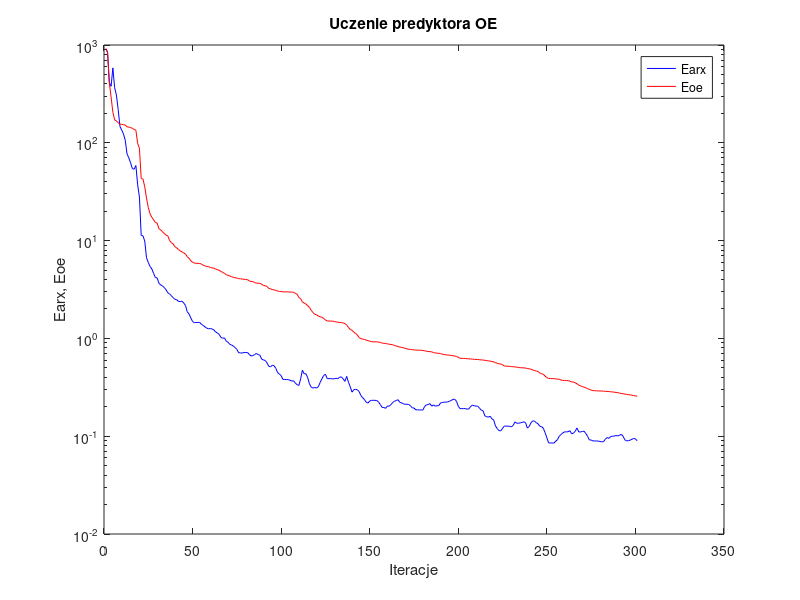
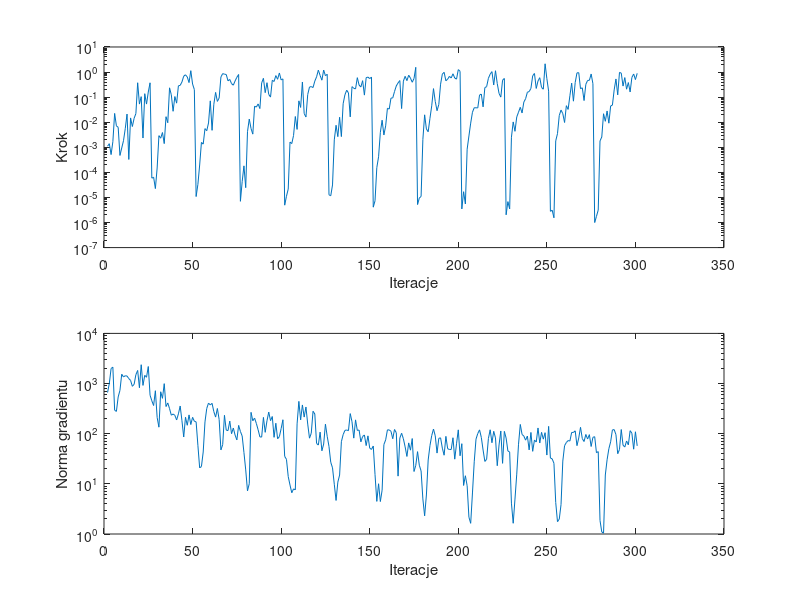

Here is the MATLAB script that generated these plots, in order:
%uczenie predyktora oe
clear all;
n=0; farx(n+1)=9.124009e+002; foe(n+1)=9.193082e+002; wspucz(n+1)=0.000000e+000; ng(n+1)=0.000000e+000;
%odnowa zmiennej metryki
n=1; farx(n+1)=8.452066e+002; foe(n+1)=8.458535e+002; krok(n+1)=1.099965e-003; ng(n+1)=6.617078e+002;
n=2; farx(n+1)=4.162342e+002; foe(n+1)=4.103065e+002; krok(n+1)=1.389400e-003; ng(n+1)=1.004438e+003;
n=3; farx(n+1)=3.779131e+002; foe(n+1)=2.948596e+002; krok(n+1)=5.120833e-004; ng(n+1)=1.993747e+003;
n=4; farx(n+1)=5.833994e+002; foe(n+1)=2.051957e+002; krok(n+1)=1.674853e-003; ng(n+1)=2.119204e+003;
n=5; farx(n+1)=3.660537e+002; foe(n+1)=1.716540e+002; krok(n+1)=2.243330e-002; ng(n+1)=2.945151e+002;
n=6; farx(n+1)=3.078232e+002; foe(n+1)=1.675376e+002; krok(n+1)=7.168595e-003; ng(n+1)=2.784262e+002;
n=7; farx(n+1)=2.191412e+002; foe(n+1)=1.603643e+002; krok(n+1)=6.271232e-003; ng(n+1)=5.405736e+002;
n=8; farx(n+1)=1.469075e+002; foe(n+1)=1.552607e+002; krok(n+1)=4.723236e-004; ng(n+1)=7.313167e+002;
n=9; farx(n+1)=1.348823e+002; foe(n+1)=1.542333e+002; krok(n+1)=9.349870e-004; ng(n+1)=1.535652e+003;
n=10; farx(n+1)=1.231347e+002; foe(n+1)=1.533465e+002; krok(n+1)=1.830478e-003; ng(n+1)=1.351781e+003;
n=11; farx(n+1)=1.061866e+002; foe(n+1)=1.519679e+002; krok(n+1)=5.548179e-003; ng(n+1)=1.431171e+003;
n=12; farx(n+1)=7.686030e+001; foe(n+1)=1.456730e+002; krok(n+1)=2.113198e-002; ng(n+1)=1.411789e+003;
n=13; farx(n+1)=7.019773e+001; foe(n+1)=1.445114e+002; krok(n+1)=3.276764e-004; ng(n+1)=1.255199e+003;
n=14; farx(n+1)=6.249809e+001; foe(n+1)=1.431092e+002; krok(n+1)=1.483652e-002; ng(n+1)=1.154694e+003;
n=15; farx(n+1)=5.435691e+001; foe(n+1)=1.406358e+002; krok(n+1)=6.728198e-003; ng(n+1)=8.808414e+002;
n=16; farx(n+1)=5.373861e+001; foe(n+1)=1.371116e+002; krok(n+1)=1.430505e-002; ng(n+1)=9.643809e+002;
n=17; farx(n+1)=5.858610e+001; foe(n+1)=1.342661e+002; krok(n+1)=2.223039e-002; ng(n+1)=1.503369e+003;
n=18; farx(n+1)=3.710230e+001; foe(n+1)=9.848825e+001; krok(n+1)=3.745525e-001; ng(n+1)=1.825688e+003;
n=19; farx(n+1)=2.790246e+001; foe(n+1)=8.812562e+001; krok(n+1)=5.286105e-002; ng(n+1)=8.245883e+002;
n=20; farx(n+1)=1.131737e+001; foe(n+1)=4.314818e+001; krok(n+1)=1.046461e-001; ng(n+1)=2.374131e+003;
n=21; farx(n+1)=1.118212e+001; foe(n+1)=4.256667e+001; krok(n+1)=2.343664e-003; ng(n+1)=9.185173e+002;
n=22; farx(n+1)=9.882762e+000; foe(n+1)=3.549618e+001; krok(n+1)=1.372911e-001; ng(n+1)=1.457008e+003;
n=23; farx(n+1)=6.666150e+000; foe(n+1)=2.720693e+001; krok(n+1)=5.286105e-002; ng(n+1)=1.334543e+003;
n=24; farx(n+1)=5.974507e+000; foe(n+1)=2.179768e+001; krok(n+1)=1.600146e-001; ng(n+1)=2.185637e+003;
n=25; farx(n+1)=5.434551e+000; foe(n+1)=1.879942e+001; krok(n+1)=3.730916e-001; ng(n+1)=5.847933e+002;
%odnowa zmiennej metryki
n=26; farx(n+1)=5.135372e+000; foe(n+1)=1.729218e+001; krok(n+1)=5.864031e-005; ng(n+1)=4.531188e+002;
n=27; farx(n+1)=4.617660e+000; foe(n+1)=1.632226e+001; krok(n+1)=6.435256e-005; ng(n+1)=3.644903e+002;
n=28; farx(n+1)=4.183281e+000; foe(n+1)=1.531423e+001; krok(n+1)=2.253084e-005; ng(n+1)=7.194727e+002;
n=29; farx(n+1)=4.155015e+000; foe(n+1)=1.510639e+001; krok(n+1)=1.496273e-004; ng(n+1)=2.104448e+002;
n=30; farx(n+1)=3.664494e+000; foe(n+1)=1.319737e+001; krok(n+1)=2.914778e-003; ng(n+1)=1.349300e+002;
n=31; farx(n+1)=3.521574e+000; foe(n+1)=1.289845e+001; krok(n+1)=2.305594e-003; ng(n+1)=6.857161e+002;
n=32; farx(n+1)=3.445149e+000; foe(n+1)=1.232550e+001; krok(n+1)=3.878835e-003; ng(n+1)=5.072188e+002;
n=33; farx(n+1)=3.315313e+000; foe(n+1)=1.183819e+001; krok(n+1)=1.402097e-003; ng(n+1)=9.952703e+002;
n=34; farx(n+1)=3.146273e+000; foe(n+1)=1.138193e+001; krok(n+1)=1.661484e-002; ng(n+1)=3.479824e+002;
n=35; farx(n+1)=2.929254e+000; foe(n+1)=1.120727e+001; krok(n+1)=9.522959e-003; ng(n+1)=4.101135e+002;
n=36; farx(n+1)=2.845889e+000; foe(n+1)=1.003579e+001; krok(n+1)=2.353350e-001; ng(n+1)=3.165667e+002;
n=37; farx(n+1)=2.739669e+000; foe(n+1)=9.521602e+000; krok(n+1)=1.234039e-001; ng(n+1)=2.337924e+002;
n=38; farx(n+1)=2.612815e+000; foe(n+1)=9.275615e+000; krok(n+1)=2.729179e-002; ng(n+1)=2.469004e+002;
n=39; farx(n+1)=2.514975e+000; foe(n+1)=8.664039e+000; krok(n+1)=1.057221e-001; ng(n+1)=2.324268e+002;
n=40; farx(n+1)=2.489760e+000; foe(n+1)=8.455420e+000; krok(n+1)=5.753341e-002; ng(n+1)=1.877210e+002;
n=41; farx(n+1)=2.394446e+000; foe(n+1)=8.109656e+000; krok(n+1)=2.828655e-001; ng(n+1)=2.486900e+002;
n=42; farx(n+1)=2.379458e+000; foe(n+1)=7.859480e+000; krok(n+1)=2.948231e-001; ng(n+1)=3.564169e+002;
n=43; farx(n+1)=2.400730e+000; foe(n+1)=7.667677e+000; krok(n+1)=4.027995e-001; ng(n+1)=1.816270e+002;
n=44; farx(n+1)=2.302558e+000; foe(n+1)=7.495849e+000; krok(n+1)=6.855549e-001; ng(n+1)=8.595969e+001;
n=45; farx(n+1)=2.169251e+000; foe(n+1)=7.261863e+000; krok(n+1)=7.783923e-001; ng(n+1)=2.130545e+002;
n=46; farx(n+1)=1.869860e+000; foe(n+1)=6.845413e+000; krok(n+1)=6.400584e-001; ng(n+1)=1.472710e+002;
n=47; farx(n+1)=1.777599e+000; foe(n+1)=6.599684e+000; krok(n+1)=3.805404e-001; ng(n+1)=2.371485e+002;
n=48; farx(n+1)=1.617708e+000; foe(n+1)=6.221516e+000; krok(n+1)=1.136048e+000; ng(n+1)=1.521046e+002;
n=49; farx(n+1)=1.489700e+000; foe(n+1)=6.005808e+000; krok(n+1)=3.337224e-001; ng(n+1)=2.120966e+002;
n=50; farx(n+1)=1.448984e+000; foe(n+1)=5.897575e+000; krok(n+1)=2.002215e-001; ng(n+1)=1.769402e+002;
%odnowa zmiennej metryki
n=51; farx(n+1)=1.454283e+000; foe(n+1)=5.862118e+000; krok(n+1)=1.085468e-005; ng(n+1)=1.721824e+002;
n=52; farx(n+1)=1.456943e+000; foe(n+1)=5.846926e+000; krok(n+1)=3.307838e-005; ng(n+1)=5.871930e+001;
n=53; farx(n+1)=1.456068e+000; foe(n+1)=5.837485e+000; krok(n+1)=1.966794e-004; ng(n+1)=2.080894e+001;
n=54; farx(n+1)=1.394190e+000; foe(n+1)=5.760389e+000; krok(n+1)=1.567808e-003; ng(n+1)=2.216150e+001;
n=55; farx(n+1)=1.356643e+000; foe(n+1)=5.601588e+000; krok(n+1)=1.336585e-003; ng(n+1)=4.320395e+001;
n=56; farx(n+1)=1.311112e+000; foe(n+1)=5.512417e+000; krok(n+1)=5.557598e-003; ng(n+1)=1.719741e+002;
n=57; farx(n+1)=1.272631e+000; foe(n+1)=5.439686e+000; krok(n+1)=4.573216e-003; ng(n+1)=3.188734e+002;
n=58; farx(n+1)=1.254355e+000; foe(n+1)=5.410467e+000; krok(n+1)=9.326355e-003; ng(n+1)=4.076263e+002;
n=59; farx(n+1)=1.263371e+000; foe(n+1)=5.321893e+000; krok(n+1)=7.115888e-002; ng(n+1)=3.742186e+002;
n=60; farx(n+1)=1.247027e+000; foe(n+1)=5.256971e+000; krok(n+1)=4.743100e-003; ng(n+1)=4.029658e+002;
n=61; farx(n+1)=1.223984e+000; foe(n+1)=5.228867e+000; krok(n+1)=5.214880e-002; ng(n+1)=2.751917e+002;
n=62; farx(n+1)=1.163600e+000; foe(n+1)=5.123681e+000; krok(n+1)=1.545805e-001; ng(n+1)=2.143158e+002;
n=63; farx(n+1)=1.135985e+000; foe(n+1)=5.043057e+000; krok(n+1)=6.754317e-002; ng(n+1)=3.185071e+002;
n=64; farx(n+1)=1.101740e+000; foe(n+1)=4.977643e+000; krok(n+1)=9.228634e-002; ng(n+1)=1.917536e+002;
n=65; farx(n+1)=1.023411e+000; foe(n+1)=4.825245e+000; krok(n+1)=6.367965e-001; ng(n+1)=4.753407e+001;
n=66; farx(n+1)=1.003939e+000; foe(n+1)=4.737029e+000; krok(n+1)=8.670260e-001; ng(n+1)=6.051028e+001;
n=67; farx(n+1)=1.011343e+000; foe(n+1)=4.627769e+000; krok(n+1)=8.224396e-001; ng(n+1)=2.329283e+002;
n=68; farx(n+1)=9.386953e-001; foe(n+1)=4.476794e+000; krok(n+1)=8.008859e-001; ng(n+1)=1.178758e+002;
n=69; farx(n+1)=9.126593e-001; foe(n+1)=4.422991e+000; krok(n+1)=4.467816e-001; ng(n+1)=1.152105e+002;
n=70; farx(n+1)=8.704556e-001; foe(n+1)=4.344800e+000; krok(n+1)=5.076342e-001; ng(n+1)=1.781979e+002;
n=71; farx(n+1)=8.557797e-001; foe(n+1)=4.278403e+000; krok(n+1)=3.457398e-001; ng(n+1)=1.000198e+002;
n=72; farx(n+1)=8.352346e-001; foe(n+1)=4.212695e+000; krok(n+1)=2.994846e-001; ng(n+1)=1.296695e+002;
n=73; farx(n+1)=8.062845e-001; foe(n+1)=4.175950e+000; krok(n+1)=4.429363e-001; ng(n+1)=9.372962e+001;
n=74; farx(n+1)=7.732131e-001; foe(n+1)=4.138488e+000; krok(n+1)=6.182030e-001; ng(n+1)=7.524667e+001;
n=75; farx(n+1)=7.130548e-001; foe(n+1)=4.081684e+000; krok(n+1)=8.006816e-001; ng(n+1)=1.464973e+002;
%odnowa zmiennej metryki
n=76; farx(n+1)=7.120424e-001; foe(n+1)=4.075084e+000; krok(n+1)=7.010971e-006; ng(n+1)=1.110582e+002;
n=77; farx(n+1)=7.066755e-001; foe(n+1)=4.045201e+000; krok(n+1)=4.254517e-005; ng(n+1)=8.983735e+001;
n=78; farx(n+1)=7.185321e-001; foe(n+1)=4.018441e+000; krok(n+1)=1.818449e-004; ng(n+1)=4.206527e+001;
n=79; farx(n+1)=7.177941e-001; foe(n+1)=4.017469e+000; krok(n+1)=2.454539e-005; ng(n+1)=1.896489e+001;
n=80; farx(n+1)=7.167442e-001; foe(n+1)=3.990421e+000; krok(n+1)=4.189449e-003; ng(n+1)=7.252703e+000;
n=81; farx(n+1)=6.863682e-001; foe(n+1)=3.866707e+000; krok(n+1)=1.333847e-002; ng(n+1)=1.005171e+001;
n=82; farx(n+1)=6.607650e-001; foe(n+1)=3.823918e+000; krok(n+1)=5.608389e-003; ng(n+1)=2.665840e+002;
n=83; farx(n+1)=6.673491e-001; foe(n+1)=3.814301e+000; krok(n+1)=3.350038e-003; ng(n+1)=1.808723e+002;
n=84; farx(n+1)=6.821635e-001; foe(n+1)=3.720779e+000; krok(n+1)=4.346837e-002; ng(n+1)=2.046971e+002;
n=85; farx(n+1)=7.015497e-001; foe(n+1)=3.681035e+000; krok(n+1)=4.016132e-002; ng(n+1)=1.601624e+002;
n=86; farx(n+1)=6.839213e-001; foe(n+1)=3.670042e+000; krok(n+1)=5.359529e-002; ng(n+1)=1.196247e+002;
n=87; farx(n+1)=6.736923e-001; foe(n+1)=3.656586e+000; krok(n+1)=3.500452e-002; ng(n+1)=8.630717e+001;
n=88; farx(n+1)=6.144077e-001; foe(n+1)=3.574298e+000; krok(n+1)=3.691454e-001; ng(n+1)=8.561850e+001;
n=89; farx(n+1)=6.022282e-001; foe(n+1)=3.483441e+000; krok(n+1)=5.631821e-001; ng(n+1)=2.114625e+002;
n=90; farx(n+1)=5.944602e-001; foe(n+1)=3.450416e+000; krok(n+1)=1.507961e-001; ng(n+1)=1.064521e+002;
n=91; farx(n+1)=5.640561e-001; foe(n+1)=3.395136e+000; krok(n+1)=3.768236e-001; ng(n+1)=1.808639e+002;
n=92; farx(n+1)=5.191857e-001; foe(n+1)=3.240657e+000; krok(n+1)=1.283575e-001; ng(n+1)=2.700399e+002;
n=93; farx(n+1)=5.117561e-001; foe(n+1)=3.215754e+000; krok(n+1)=1.005379e-001; ng(n+1)=1.822199e+002;
n=94; farx(n+1)=5.324170e-001; foe(n+1)=3.163088e+000; krok(n+1)=4.698917e-001; ng(n+1)=2.201815e+002;
n=95; farx(n+1)=5.255042e-001; foe(n+1)=3.135991e+000; krok(n+1)=4.208968e-001; ng(n+1)=8.464787e+001;
n=96; farx(n+1)=4.943440e-001; foe(n+1)=3.094821e+000; krok(n+1)=7.228765e-001; ng(n+1)=1.617240e+002;
n=97; farx(n+1)=4.465580e-001; foe(n+1)=3.049457e+000; krok(n+1)=5.154350e-001; ng(n+1)=7.926106e+001;
n=98; farx(n+1)=4.325721e-001; foe(n+1)=3.024321e+000; krok(n+1)=9.205345e-001; ng(n+1)=8.746084e+001;
n=99; farx(n+1)=4.159345e-001; foe(n+1)=3.008441e+000; krok(n+1)=4.870112e-001; ng(n+1)=1.266975e+002;
n=100; farx(n+1)=3.806394e-001; foe(n+1)=2.992317e+000; krok(n+1)=5.341966e-001; ng(n+1)=1.897295e+002;
%odnowa zmiennej metryki
n=101; farx(n+1)=3.803472e-001; foe(n+1)=2.991739e+000; krok(n+1)=4.918121e-006; ng(n+1)=3.524606e+001;
n=102; farx(n+1)=3.796929e-001; foe(n+1)=2.990443e+000; krok(n+1)=1.115447e-005; ng(n+1)=3.084285e+001;
n=103; farx(n+1)=3.787018e-001; foe(n+1)=2.990016e+000; krok(n+1)=2.170937e-005; ng(n+1)=1.395412e+001;
n=104; farx(n+1)=3.736539e-001; foe(n+1)=2.978442e+000; krok(n+1)=1.612540e-003; ng(n+1)=9.462508e+000;
n=105; farx(n+1)=3.660053e-001; foe(n+1)=2.973061e+000; krok(n+1)=1.402097e-003; ng(n+1)=6.644828e+000;
n=106; farx(n+1)=3.693729e-001; foe(n+1)=2.962263e+000; krok(n+1)=2.957764e-003; ng(n+1)=7.937530e+000;
n=107; farx(n+1)=3.489546e-001; foe(n+1)=2.887378e+000; krok(n+1)=1.688698e-002; ng(n+1)=7.591474e+000;
n=108; farx(n+1)=3.364969e-001; foe(n+1)=2.836698e+000; krok(n+1)=5.162776e-003; ng(n+1)=1.572425e+002;
n=109; farx(n+1)=3.305593e-001; foe(n+1)=2.617370e+000; krok(n+1)=7.115888e-002; ng(n+1)=4.411260e+002;
n=110; farx(n+1)=3.853805e-001; foe(n+1)=2.549481e+000; krok(n+1)=3.882853e-002; ng(n+1)=1.886397e+002;
n=111; farx(n+1)=4.735535e-001; foe(n+1)=2.362039e+000; krok(n+1)=4.015963e-001; ng(n+1)=3.742658e+002;
n=112; farx(n+1)=4.347823e-001; foe(n+1)=2.298908e+000; krok(n+1)=2.219272e-002; ng(n+1)=2.145144e+002;
n=113; farx(n+1)=4.347664e-001; foe(n+1)=2.245075e+000; krok(n+1)=1.613394e-002; ng(n+1)=3.405274e+002;
n=114; farx(n+1)=3.957717e-001; foe(n+1)=2.158672e+000; krok(n+1)=1.271551e-001; ng(n+1)=1.556958e+002;
n=115; farx(n+1)=3.425768e-001; foe(n+1)=2.070210e+000; krok(n+1)=2.522670e-001; ng(n+1)=8.139276e+001;
n=116; farx(n+1)=3.165899e-001; foe(n+1)=1.933495e+000; krok(n+1)=2.640676e-001; ng(n+1)=1.020981e+002;
n=117; farx(n+1)=3.108871e-001; foe(n+1)=1.836400e+000; krok(n+1)=2.409855e-001; ng(n+1)=2.802695e+002;
n=118; farx(n+1)=3.148597e-001; foe(n+1)=1.768342e+000; krok(n+1)=4.353621e-001; ng(n+1)=2.469486e+002;
n=119; farx(n+1)=3.106551e-001; foe(n+1)=1.737864e+000; krok(n+1)=6.446279e-001; ng(n+1)=6.404064e+001;
n=120; farx(n+1)=3.210151e-001; foe(n+1)=1.693685e+000; krok(n+1)=1.192577e+000; ng(n+1)=5.933744e+001;
n=121; farx(n+1)=3.539864e-001; foe(n+1)=1.661875e+000; krok(n+1)=7.310195e-001; ng(n+1)=1.074789e+002;
n=122; farx(n+1)=3.865575e-001; foe(n+1)=1.645958e+000; krok(n+1)=4.741921e-001; ng(n+1)=4.562671e+001;
n=123; farx(n+1)=4.172618e-001; foe(n+1)=1.597904e+000; krok(n+1)=1.202875e+000; ng(n+1)=6.215504e+001;
n=124; farx(n+1)=4.298071e-001; foe(n+1)=1.547562e+000; krok(n+1)=7.113726e-001; ng(n+1)=1.548769e+002;
n=125; farx(n+1)=3.884018e-001; foe(n+1)=1.507669e+000; krok(n+1)=8.179879e-001; ng(n+1)=8.866710e+001;
%odnowa zmiennej metryki
n=126; farx(n+1)=3.880078e-001; foe(n+1)=1.504320e+000; krok(n+1)=1.272730e-005; ng(n+1)=5.584352e+001;
n=127; farx(n+1)=3.876885e-001; foe(n+1)=1.503518e+000; krok(n+1)=1.168301e-005; ng(n+1)=2.696578e+001;
n=128; farx(n+1)=3.861763e-001; foe(n+1)=1.502591e+000; krok(n+1)=3.145966e-005; ng(n+1)=2.086322e+001;
n=129; farx(n+1)=3.863340e-001; foe(n+1)=1.489029e+000; krok(n+1)=1.983052e-003; ng(n+1)=9.824948e+000;
n=130; farx(n+1)=3.910832e-001; foe(n+1)=1.472215e+000; krok(n+1)=7.557177e-003; ng(n+1)=4.667624e+000;
n=131; farx(n+1)=3.871335e-001; foe(n+1)=1.468354e+000; krok(n+1)=2.659087e-003; ng(n+1)=1.082232e+001;
n=132; farx(n+1)=4.007395e-001; foe(n+1)=1.453891e+000; krok(n+1)=1.576669e-002; ng(n+1)=1.496951e+001;
n=133; farx(n+1)=4.039358e-001; foe(n+1)=1.449516e+000; krok(n+1)=2.673171e-003; ng(n+1)=6.929094e+001;
n=134; farx(n+1)=3.860897e-001; foe(n+1)=1.440402e+000; krok(n+1)=5.465714e-002; ng(n+1)=9.588583e+001;
n=135; farx(n+1)=3.637452e-001; foe(n+1)=1.417294e+000; krok(n+1)=1.237945e-001; ng(n+1)=1.163354e+002;
n=136; farx(n+1)=4.090358e-001; foe(n+1)=1.372738e+000; krok(n+1)=1.892883e-001; ng(n+1)=1.186170e+002;
n=137; farx(n+1)=3.560329e-001; foe(n+1)=1.293000e+000; krok(n+1)=1.478545e-001; ng(n+1)=1.149116e+002;
n=138; farx(n+1)=3.205769e-001; foe(n+1)=1.233338e+000; krok(n+1)=1.632237e-002; ng(n+1)=2.515588e+002;
n=139; farx(n+1)=2.823139e-001; foe(n+1)=1.211036e+000; krok(n+1)=2.625380e-001; ng(n+1)=1.730589e+002;
n=140; farx(n+1)=2.981705e-001; foe(n+1)=1.160058e+000; krok(n+1)=2.250273e-001; ng(n+1)=8.157964e+001;
n=141; farx(n+1)=3.023152e-001; foe(n+1)=1.123738e+000; krok(n+1)=2.134155e-001; ng(n+1)=1.886907e+002;
n=142; farx(n+1)=2.981092e-001; foe(n+1)=1.084922e+000; krok(n+1)=5.976464e-001; ng(n+1)=1.159853e+002;
n=143; farx(n+1)=2.868586e-001; foe(n+1)=1.022054e+000; krok(n+1)=3.035584e-001; ng(n+1)=1.184900e+002;
n=144; farx(n+1)=2.607459e-001; foe(n+1)=9.940135e-001; krok(n+1)=2.538306e-001; ng(n+1)=6.884209e+001;
n=145; farx(n+1)=2.475794e-001; foe(n+1)=9.837735e-001; krok(n+1)=4.536903e-001; ng(n+1)=8.803050e+001;
n=146; farx(n+1)=2.376590e-001; foe(n+1)=9.757822e-001; krok(n+1)=1.204927e-001; ng(n+1)=9.431452e+001;
n=147; farx(n+1)=2.226137e-001; foe(n+1)=9.613132e-001; krok(n+1)=6.000244e-001; ng(n+1)=5.793003e+001;
n=148; farx(n+1)=2.179261e-001; foe(n+1)=9.484073e-001; krok(n+1)=6.305900e-001; ng(n+1)=9.053300e+001;
n=149; farx(n+1)=2.290698e-001; foe(n+1)=9.368464e-001; krok(n+1)=5.481842e-001; ng(n+1)=5.150908e+001;
n=150; farx(n+1)=2.327072e-001; foe(n+1)=9.256273e-001; krok(n+1)=6.305900e-001; ng(n+1)=4.858321e+001;
%odnowa zmiennej metryki
n=151; farx(n+1)=2.326544e-001; foe(n+1)=9.228151e-001; krok(n+1)=4.091259e-006; ng(n+1)=5.686967e+001;
n=152; farx(n+1)=2.326659e-001; foe(n+1)=9.226486e-001; krok(n+1)=7.381362e-006; ng(n+1)=1.525653e+001;
n=153; farx(n+1)=2.315013e-001; foe(n+1)=9.222191e-001; krok(n+1)=1.540600e-004; ng(n+1)=4.472011e+000;
n=154; farx(n+1)=2.233597e-001; foe(n+1)=9.173734e-001; krok(n+1)=4.187548e-004; ng(n+1)=1.004983e+001;
n=155; farx(n+1)=2.107458e-001; foe(n+1)=9.105433e-001; krok(n+1)=3.937497e-003; ng(n+1)=4.437810e+000;
n=156; farx(n+1)=1.969335e-001; foe(n+1)=8.943423e-001; krok(n+1)=1.203834e-002; ng(n+1)=7.495922e+000;
n=157; farx(n+1)=1.964252e-001; foe(n+1)=8.916160e-001; krok(n+1)=3.096185e-003; ng(n+1)=6.068474e+001;
n=158; farx(n+1)=1.928938e-001; foe(n+1)=8.863290e-001; krok(n+1)=7.145002e-003; ng(n+1)=7.535971e+001;
n=159; farx(n+1)=2.038558e-001; foe(n+1)=8.790712e-001; krok(n+1)=3.607652e-002; ng(n+1)=1.192353e+002;
n=160; farx(n+1)=2.022982e-001; foe(n+1)=8.723687e-001; krok(n+1)=3.339713e-002; ng(n+1)=1.188137e+002;
n=161; farx(n+1)=2.105713e-001; foe(n+1)=8.651326e-001; krok(n+1)=9.137743e-002; ng(n+1)=1.117764e+002;
n=162; farx(n+1)=2.213603e-001; foe(n+1)=8.601472e-001; krok(n+1)=9.327289e-002; ng(n+1)=7.932055e+001;
n=163; farx(n+1)=2.281218e-001; foe(n+1)=8.460561e-001; krok(n+1)=1.674643e-001; ng(n+1)=1.212859e+002;
n=164; farx(n+1)=2.316335e-001; foe(n+1)=8.353914e-001; krok(n+1)=2.800362e-001; ng(n+1)=1.046369e+002;
n=165; farx(n+1)=2.362404e-001; foe(n+1)=8.264202e-001; krok(n+1)=3.691454e-001; ng(n+1)=1.425660e+001;
n=166; farx(n+1)=2.213603e-001; foe(n+1)=8.141700e-001; krok(n+1)=4.590250e-001; ng(n+1)=8.189598e+001;
n=167; farx(n+1)=2.193343e-001; foe(n+1)=8.104261e-001; krok(n+1)=3.497807e-002; ng(n+1)=1.021061e+002;
n=168; farx(n+1)=2.145209e-001; foe(n+1)=8.008854e-001; krok(n+1)=4.363710e-001; ng(n+1)=7.928852e+001;
n=169; farx(n+1)=2.118318e-001; foe(n+1)=7.918838e-001; krok(n+1)=6.762233e-001; ng(n+1)=5.441342e+001;
n=170; farx(n+1)=2.123774e-001; foe(n+1)=7.811298e-001; krok(n+1)=4.544515e-001; ng(n+1)=3.517731e+001;
n=171; farx(n+1)=2.111165e-001; foe(n+1)=7.742098e-001; krok(n+1)=7.491049e-001; ng(n+1)=6.559020e+001;
n=172; farx(n+1)=2.046602e-001; foe(n+1)=7.709393e-001; krok(n+1)=5.714050e-001; ng(n+1)=4.696208e+001;
n=173; farx(n+1)=1.952570e-001; foe(n+1)=7.668957e-001; krok(n+1)=3.923690e-001; ng(n+1)=8.005430e+001;
n=174; farx(n+1)=1.942594e-001; foe(n+1)=7.643535e-001; krok(n+1)=5.520515e-001; ng(n+1)=1.762751e+001;
n=175; farx(n+1)=1.861942e-001; foe(n+1)=7.589014e-001; krok(n+1)=1.545005e+000; ng(n+1)=2.335773e+001;
%odnowa zmiennej metryki
n=176; farx(n+1)=1.860319e-001; foe(n+1)=7.579750e-001; krok(n+1)=5.201888e-006; ng(n+1)=4.389555e+001;
n=177; farx(n+1)=1.858068e-001; foe(n+1)=7.574526e-001; krok(n+1)=9.451001e-006; ng(n+1)=2.352061e+001;
n=178; farx(n+1)=1.854258e-001; foe(n+1)=7.570816e-001; krok(n+1)=1.095376e-005; ng(n+1)=1.809043e+001;
n=179; farx(n+1)=1.850970e-001; foe(n+1)=7.540430e-001; krok(n+1)=2.032662e-003; ng(n+1)=5.006762e+000;
n=180; farx(n+1)=2.014401e-001; foe(n+1)=7.470800e-001; krok(n+1)=1.971968e-002; ng(n+1)=2.301766e+000;
n=181; farx(n+1)=2.091115e-001; foe(n+1)=7.391034e-001; krok(n+1)=5.381741e-003; ng(n+1)=5.998151e+000;
n=182; farx(n+1)=2.106954e-001; foe(n+1)=7.353823e-001; krok(n+1)=4.161987e-003; ng(n+1)=2.989773e+001;
n=183; farx(n+1)=2.155188e-001; foe(n+1)=7.314766e-001; krok(n+1)=1.417782e-002; ng(n+1)=5.762241e+001;
n=184; farx(n+1)=2.030800e-001; foe(n+1)=7.285546e-001; krok(n+1)=4.502187e-002; ng(n+1)=9.167004e+001;
n=185; farx(n+1)=2.088513e-001; foe(n+1)=7.162942e-001; krok(n+1)=2.186494e-001; ng(n+1)=1.238345e+002;
n=186; farx(n+1)=2.029595e-001; foe(n+1)=7.097071e-001; krok(n+1)=6.741320e-002; ng(n+1)=9.028245e+001;
n=187; farx(n+1)=2.048840e-001; foe(n+1)=7.063024e-001; krok(n+1)=2.876670e-002; ng(n+1)=4.106825e+001;
n=188; farx(n+1)=2.056444e-001; foe(n+1)=7.044283e-001; krok(n+1)=5.055608e-002; ng(n+1)=8.075727e+001;
n=189; farx(n+1)=2.189037e-001; foe(n+1)=6.997411e-001; krok(n+1)=3.287969e-001; ng(n+1)=8.269235e+001;
n=190; farx(n+1)=2.216122e-001; foe(n+1)=6.891975e-001; krok(n+1)=8.300996e-001; ng(n+1)=5.146515e+001;
n=191; farx(n+1)=2.224917e-001; foe(n+1)=6.838413e-001; krok(n+1)=9.763190e-001; ng(n+1)=3.723557e+001;
n=192; farx(n+1)=2.233396e-001; foe(n+1)=6.792345e-001; krok(n+1)=4.485036e-001; ng(n+1)=8.852869e+001;
n=193; farx(n+1)=2.240539e-001; foe(n+1)=6.764445e-001; krok(n+1)=5.226535e-001; ng(n+1)=5.013184e+001;
n=194; farx(n+1)=2.279111e-001; foe(n+1)=6.732021e-001; krok(n+1)=6.751168e-001; ng(n+1)=4.844067e+001;
n=195; farx(n+1)=2.314780e-001; foe(n+1)=6.701525e-001; krok(n+1)=5.810114e-001; ng(n+1)=4.828423e+001;
n=196; farx(n+1)=2.382226e-001; foe(n+1)=6.650541e-001; krok(n+1)=8.536620e-001; ng(n+1)=8.303354e+001;
n=197; farx(n+1)=2.387269e-001; foe(n+1)=6.594923e-001; krok(n+1)=5.779335e-001; ng(n+1)=3.106796e+001;
n=198; farx(n+1)=2.272336e-001; foe(n+1)=6.540317e-001; krok(n+1)=5.226535e-001; ng(n+1)=6.288160e+001;
n=199; farx(n+1)=2.022095e-001; foe(n+1)=6.399503e-001; krok(n+1)=1.252846e+000; ng(n+1)=1.193276e+002;
n=200; farx(n+1)=1.914161e-001; foe(n+1)=6.257708e-001; krok(n+1)=1.078288e+000; ng(n+1)=3.629901e+001;
%odnowa zmiennej metryki
n=201; farx(n+1)=1.915021e-001; foe(n+1)=6.244204e-001; krok(n+1)=3.483285e-006; ng(n+1)=6.320846e+001;
n=202; farx(n+1)=1.915892e-001; foe(n+1)=6.242820e-001; krok(n+1)=1.693219e-005; ng(n+1)=9.283802e+000;
n=203; farx(n+1)=1.917002e-001; foe(n+1)=6.241154e-001; krok(n+1)=5.492312e-006; ng(n+1)=1.451000e+001;
n=204; farx(n+1)=1.887698e-001; foe(n+1)=6.189154e-001; krok(n+1)=8.398512e-004; ng(n+1)=9.160168e+000;
n=205; farx(n+1)=1.905777e-001; foe(n+1)=6.181795e-001; krok(n+1)=2.827499e-003; ng(n+1)=2.163671e+000;
n=206; farx(n+1)=2.017357e-001; foe(n+1)=6.165513e-001; krok(n+1)=9.195867e-003; ng(n+1)=1.633529e+000;
n=207; farx(n+1)=2.081750e-001; foe(n+1)=6.135310e-001; krok(n+1)=2.502768e-002; ng(n+1)=6.581686e+000;
n=208; farx(n+1)=2.043027e-001; foe(n+1)=6.105433e-001; krok(n+1)=3.789541e-002; ng(n+1)=2.755629e+001;
n=209; farx(n+1)=2.033532e-001; foe(n+1)=6.097942e-001; krok(n+1)=3.757462e-002; ng(n+1)=7.799805e+001;
n=210; farx(n+1)=2.027214e-001; foe(n+1)=6.085684e-001; krok(n+1)=3.722882e-002; ng(n+1)=1.008119e+002;
n=211; farx(n+1)=1.929011e-001; foe(n+1)=6.052876e-001; krok(n+1)=1.209148e-001; ng(n+1)=1.192168e+002;
n=212; farx(n+1)=1.847369e-001; foe(n+1)=6.025748e-001; krok(n+1)=1.328156e-001; ng(n+1)=8.429164e+001;
n=213; farx(n+1)=1.816506e-001; foe(n+1)=6.017292e-001; krok(n+1)=4.095813e-002; ng(n+1)=4.716604e+001;
n=214; farx(n+1)=1.613043e-001; foe(n+1)=5.966431e-001; krok(n+1)=2.409855e-001; ng(n+1)=2.799457e+001;
n=215; farx(n+1)=1.584139e-001; foe(n+1)=5.925635e-001; krok(n+1)=2.617897e-001; ng(n+1)=3.092705e+001;
n=216; farx(n+1)=1.565086e-001; foe(n+1)=5.895307e-001; krok(n+1)=5.657309e-001; ng(n+1)=8.023347e+001;
n=217; farx(n+1)=1.599659e-001; foe(n+1)=5.861162e-001; krok(n+1)=8.217431e-001; ng(n+1)=1.197214e+002;
n=218; farx(n+1)=1.503315e-001; foe(n+1)=5.799391e-001; krok(n+1)=1.040723e+000; ng(n+1)=6.600101e+001;
n=219; farx(n+1)=1.462583e-001; foe(n+1)=5.757384e-001; krok(n+1)=3.050693e-001; ng(n+1)=1.115718e+002;
n=220; farx(n+1)=1.273004e-001; foe(n+1)=5.639348e-001; krok(n+1)=1.131462e+000; ng(n+1)=8.243024e+001;
n=221; farx(n+1)=1.195354e-001; foe(n+1)=5.558132e-001; krok(n+1)=3.465039e-001; ng(n+1)=2.299231e+001;
n=222; farx(n+1)=1.139592e-001; foe(n+1)=5.505244e-001; krok(n+1)=1.410702e-001; ng(n+1)=5.964009e+001;
n=223; farx(n+1)=1.135481e-001; foe(n+1)=5.468394e-001; krok(n+1)=1.003991e-001; ng(n+1)=1.133000e+002;
n=224; farx(n+1)=1.203785e-001; foe(n+1)=5.373885e-001; krok(n+1)=4.747686e-001; ng(n+1)=2.563820e+001;
n=225; farx(n+1)=1.270568e-001; foe(n+1)=5.220569e-001; krok(n+1)=5.551463e-001; ng(n+1)=1.113169e+002;
%odnowa zmiennej metryki
n=226; farx(n+1)=1.269500e-001; foe(n+1)=5.204163e-001; krok(n+1)=2.032220e-006; ng(n+1)=8.179210e+001;
n=227; farx(n+1)=1.266378e-001; foe(n+1)=5.189308e-001; krok(n+1)=6.819177e-006; ng(n+1)=4.526562e+001;
n=228; farx(n+1)=1.262989e-001; foe(n+1)=5.181413e-001; krok(n+1)=3.493282e-006; ng(n+1)=4.305584e+001;
n=229; farx(n+1)=1.246368e-001; foe(n+1)=5.147647e-001; krok(n+1)=2.521493e-003; ng(n+1)=4.122604e+000;
n=230; farx(n+1)=1.292809e-001; foe(n+1)=5.133573e-001; krok(n+1)=1.027490e-002; ng(n+1)=1.637008e+000;
n=231; farx(n+1)=1.400712e-001; foe(n+1)=5.111445e-001; krok(n+1)=4.336062e-003; ng(n+1)=4.971627e+000;
n=232; farx(n+1)=1.356357e-001; foe(n+1)=5.081061e-001; krok(n+1)=1.621659e-002; ng(n+1)=1.562045e+001;
n=233; farx(n+1)=1.357019e-001; foe(n+1)=5.042616e-001; krok(n+1)=2.509977e-002; ng(n+1)=6.165659e+001;
n=234; farx(n+1)=1.368860e-001; foe(n+1)=5.014612e-001; krok(n+1)=3.929724e-002; ng(n+1)=1.529014e+002;
n=235; farx(n+1)=1.382906e-001; foe(n+1)=5.008828e-001; krok(n+1)=2.340953e-002; ng(n+1)=9.670607e+001;
n=236; farx(n+1)=1.404174e-001; foe(n+1)=4.995899e-001; krok(n+1)=6.345766e-002; ng(n+1)=8.967604e+001;
n=237; farx(n+1)=1.372024e-001; foe(n+1)=4.974674e-001; krok(n+1)=8.662598e-002; ng(n+1)=7.438018e+001;
n=238; farx(n+1)=1.209921e-001; foe(n+1)=4.910421e-001; krok(n+1)=1.568265e-001; ng(n+1)=8.987749e+001;
n=239; farx(n+1)=1.257335e-001; foe(n+1)=4.887358e-001; krok(n+1)=1.664220e-001; ng(n+1)=4.755706e+001;
n=240; farx(n+1)=1.369038e-001; foe(n+1)=4.844542e-001; krok(n+1)=2.226006e-001; ng(n+1)=1.059187e+002;
n=241; farx(n+1)=1.435451e-001; foe(n+1)=4.749878e-001; krok(n+1)=7.101669e-001; ng(n+1)=4.452485e+001;
n=242; farx(n+1)=1.425878e-001; foe(n+1)=4.695090e-001; krok(n+1)=8.771846e-001; ng(n+1)=7.489725e+001;
n=243; farx(n+1)=1.376687e-001; foe(n+1)=4.644056e-001; krok(n+1)=2.221265e-001; ng(n+1)=6.812184e+001;
n=244; farx(n+1)=1.341443e-001; foe(n+1)=4.590783e-001; krok(n+1)=4.419445e-001; ng(n+1)=1.302305e+002;
n=245; farx(n+1)=1.265015e-001; foe(n+1)=4.414409e-001; krok(n+1)=5.970321e-001; ng(n+1)=6.527374e+001;
n=246; farx(n+1)=1.253644e-001; foe(n+1)=4.362717e-001; krok(n+1)=2.440422e-001; ng(n+1)=1.063214e+002;
n=247; farx(n+1)=1.206919e-001; foe(n+1)=4.288713e-001; krok(n+1)=2.072253e-001; ng(n+1)=7.789028e+001;
n=248; farx(n+1)=1.088576e-001; foe(n+1)=4.115673e-001; krok(n+1)=2.137416e+000; ng(n+1)=1.048111e+002;
n=249; farx(n+1)=9.631221e-002; foe(n+1)=3.976916e-001; krok(n+1)=5.450576e-001; ng(n+1)=3.750743e+001;
n=250; farx(n+1)=8.541162e-002; foe(n+1)=3.891467e-001; krok(n+1)=1.732520e-001; ng(n+1)=1.400385e+002;
%odnowa zmiennej metryki
n=251; farx(n+1)=8.532433e-002; foe(n+1)=3.888015e-001; krok(n+1)=2.790540e-006; ng(n+1)=3.272568e+001;
n=252; farx(n+1)=8.516460e-002; foe(n+1)=3.883254e-001; krok(n+1)=3.105474e-006; ng(n+1)=3.150924e+001;
n=253; farx(n+1)=8.514131e-002; foe(n+1)=3.882066e-001; krok(n+1)=1.541128e-006; ng(n+1)=2.567966e+001;
n=254; farx(n+1)=8.885937e-002; foe(n+1)=3.847401e-001; krok(n+1)=1.797919e-003; ng(n+1)=4.259433e+000;
n=255; farx(n+1)=9.238964e-002; foe(n+1)=3.838442e-001; krok(n+1)=3.503934e-003; ng(n+1)=1.761653e+000;
n=256; farx(n+1)=1.000469e-001; foe(n+1)=3.822026e-001; krok(n+1)=1.856226e-002; ng(n+1)=1.980800e+000;
n=257; farx(n+1)=1.040696e-001; foe(n+1)=3.749774e-001; krok(n+1)=3.052860e-002; ng(n+1)=3.860485e+000;
n=258; farx(n+1)=1.080672e-001; foe(n+1)=3.719570e-001; krok(n+1)=2.191235e-002; ng(n+1)=2.846418e+001;
n=259; farx(n+1)=1.108050e-001; foe(n+1)=3.714427e-001; krok(n+1)=9.744063e-003; ng(n+1)=5.780890e+001;
n=260; farx(n+1)=1.106789e-001; foe(n+1)=3.707258e-001; krok(n+1)=4.568872e-002; ng(n+1)=6.675740e+001;
n=261; farx(n+1)=1.111172e-001; foe(n+1)=3.696998e-001; krok(n+1)=3.243320e-002; ng(n+1)=7.302026e+001;
n=262; farx(n+1)=1.138523e-001; foe(n+1)=3.652524e-001; krok(n+1)=1.134096e-001; ng(n+1)=7.133234e+001;
n=263; farx(n+1)=1.059310e-001; foe(n+1)=3.588149e-001; krok(n+1)=3.619299e-001; ng(n+1)=1.060990e+002;
n=264; farx(n+1)=1.072736e-001; foe(n+1)=3.582444e-001; krok(n+1)=6.900644e-002; ng(n+1)=1.057358e+002;
n=265; farx(n+1)=1.123732e-001; foe(n+1)=3.516532e-001; krok(n+1)=3.838379e-001; ng(n+1)=1.141107e+002;
n=266; farx(n+1)=1.214704e-001; foe(n+1)=3.435639e-001; krok(n+1)=9.282331e-001; ng(n+1)=5.773157e+001;
n=267; farx(n+1)=1.105183e-001; foe(n+1)=3.328135e-001; krok(n+1)=9.453922e-001; ng(n+1)=8.213902e+001;
n=268; farx(n+1)=1.105774e-001; foe(n+1)=3.273637e-001; krok(n+1)=2.160660e-001; ng(n+1)=1.340372e+002;
n=269; farx(n+1)=1.118028e-001; foe(n+1)=3.213634e-001; krok(n+1)=2.357265e-001; ng(n+1)=7.991021e+001;
n=270; farx(n+1)=1.125516e-001; foe(n+1)=3.176699e-001; krok(n+1)=7.301859e-002; ng(n+1)=6.981790e+001;
n=271; farx(n+1)=1.065486e-001; foe(n+1)=3.127379e-001; krok(n+1)=3.238984e-001; ng(n+1)=9.654925e+001;
n=272; farx(n+1)=9.959530e-002; foe(n+1)=3.058721e-001; krok(n+1)=4.641165e-001; ng(n+1)=7.827398e+001;
n=273; farx(n+1)=9.146762e-002; foe(n+1)=3.015111e-001; krok(n+1)=4.686024e-001; ng(n+1)=9.575960e+001;
n=274; farx(n+1)=9.154228e-002; foe(n+1)=2.960721e-001; krok(n+1)=8.375141e-001; ng(n+1)=5.557429e+001;
n=275; farx(n+1)=8.947915e-002; foe(n+1)=2.926740e-001; krok(n+1)=3.435737e-001; ng(n+1)=8.473695e+001;
%odnowa zmiennej metryki
n=276; farx(n+1)=8.946671e-002; foe(n+1)=2.916302e-001; krok(n+1)=9.984607e-007; ng(n+1)=8.715984e+001;
n=277; farx(n+1)=8.940182e-002; foe(n+1)=2.912222e-001; krok(n+1)=1.766483e-006; ng(n+1)=4.168045e+001;
n=278; farx(n+1)=8.917971e-002; foe(n+1)=2.905108e-001; krok(n+1)=3.142079e-006; ng(n+1)=4.393180e+001;
n=279; farx(n+1)=8.833893e-002; foe(n+1)=2.900199e-001; krok(n+1)=1.797903e-003; ng(n+1)=1.865777e+000;
n=280; farx(n+1)=8.755899e-002; foe(n+1)=2.897557e-001; krok(n+1)=2.568725e-003; ng(n+1)=1.098279e+000;
n=281; farx(n+1)=8.814640e-002; foe(n+1)=2.886524e-001; krok(n+1)=2.178313e-002; ng(n+1)=1.037982e+000;
n=282; farx(n+1)=9.306355e-002; foe(n+1)=2.878972e-001; krok(n+1)=1.086709e-002; ng(n+1)=1.502066e+001;
n=283; farx(n+1)=9.695883e-002; foe(n+1)=2.868199e-001; krok(n+1)=2.812841e-002; ng(n+1)=3.021349e+001;
n=284; farx(n+1)=9.500713e-002; foe(n+1)=2.861330e-001; krok(n+1)=9.146433e-003; ng(n+1)=5.019385e+001;
n=285; farx(n+1)=9.912855e-002; foe(n+1)=2.846583e-001; krok(n+1)=4.446078e-002; ng(n+1)=6.884071e+001;
n=286; farx(n+1)=1.000115e-001; foe(n+1)=2.835328e-001; krok(n+1)=4.797973e-002; ng(n+1)=1.190275e+002;
n=287; farx(n+1)=1.002511e-001; foe(n+1)=2.824960e-001; krok(n+1)=1.942977e-001; ng(n+1)=1.207144e+002;
n=288; farx(n+1)=1.015876e-001; foe(n+1)=2.796188e-001; krok(n+1)=5.312625e-001; ng(n+1)=9.582093e+001;
n=289; farx(n+1)=1.006766e-001; foe(n+1)=2.790230e-001; krok(n+1)=1.230771e-001; ng(n+1)=3.992437e+001;
n=290; farx(n+1)=1.021887e-001; foe(n+1)=2.760322e-001; krok(n+1)=9.709553e-001; ng(n+1)=4.845147e+001;
n=291; farx(n+1)=1.045799e-001; foe(n+1)=2.732592e-001; krok(n+1)=9.073805e-001; ng(n+1)=1.212005e+002;
n=292; farx(n+1)=1.000648e-001; foe(n+1)=2.721015e-001; krok(n+1)=2.760258e-001; ng(n+1)=5.899668e+001;
n=293; farx(n+1)=9.191587e-002; foe(n+1)=2.695140e-001; krok(n+1)=6.019322e-001; ng(n+1)=5.423977e+001;
n=294; farx(n+1)=8.940274e-002; foe(n+1)=2.676945e-001; krok(n+1)=2.073757e-001; ng(n+1)=7.159557e+001;
n=295; farx(n+1)=9.016468e-002; foe(n+1)=2.659608e-001; krok(n+1)=3.819012e-001; ng(n+1)=5.979881e+001;
n=296; farx(n+1)=9.098136e-002; foe(n+1)=2.648783e-001; krok(n+1)=1.607119e-001; ng(n+1)=1.148738e+002;
n=297; farx(n+1)=9.311638e-002; foe(n+1)=2.628291e-001; krok(n+1)=6.113321e-001; ng(n+1)=1.021239e+002;
n=298; farx(n+1)=9.472596e-002; foe(n+1)=2.601739e-001; krok(n+1)=8.375141e-001; ng(n+1)=4.910592e+001;
n=299; farx(n+1)=9.413424e-002; foe(n+1)=2.585447e-001; krok(n+1)=5.015999e-001; ng(n+1)=1.092641e+002;
n=300; farx(n+1)=8.964539e-002; foe(n+1)=2.558588e-001; krok(n+1)=8.904025e-001; ng(n+1)=5.718892e+001;

figure; semilogy(farx,'b'); hold on; semilogy(foe,'r'); xlabel('Iteracje'); ylabel('Earx, Eoe'); legend('Earx','Eoe'); title('Uczenie predyktora OE');
figure; subplot(2,1,1); semilogy(krok); xlabel('Iteracje'); ylabel('Krok');
subplot(2,1,2); semilogy(ng); xlabel('Iteracje'); ylabel('Norma gradientu');
Earx=farx(n+1)
Eoe=foe(n+1)
